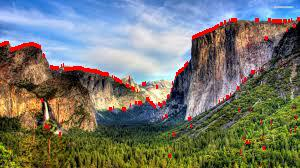
#> input picture Geolocating by finding horizon in images/download.jpg, 300 x 168 px
$ python mountain.py download.jpg download.jpg download.jpg
#> lines starting #> are read from the running program, lines starting #| are printed output that depends on the picture
#!/usr/local/bin/python3
#
# Authors: [Neha Tayade ntayade, Viral Prajapati vkprajap]
#
# Mountain ridge finder
# Based on skeleton code by D. Crandall, Oct 2019
#

from PIL import Image
from numpy import *
from scipy.ndimage import filters
import sys
import imageio
import numpy as np
import copy
# calculate "Edge strength map" of an image
#
def edge_strength(input_image):
    grayscale = array(input_image.convert('L'))
    filtered_y = zeros(grayscale.shape)
    filters.sobel(grayscale,0,filtered_y)
    return sqrt(filtered_y**2)

# draw a "line" on an image (actually just plot the given y-coordinates
#  for each x-coordinate)
# - image is the image to draw on
# - y_coordinates is a list, containing the y-coordinates and length equal to the x dimension size
#   of the image
# - color is a (red, green, blue) color triple (e.g. (255, 0, 0) would be pure red
# - thickness is thickness of line in pixels
#
def draw_edge(image, y_coordinates, color, thickness):
    for (x, y) in enumerate(y_coordinates):
        for t in range( int(max(y-int(thickness/2), 0)), int(min(y+int(thickness/2), image.size[1]-1 )) ):
            image.putpixel((x, t), color)
    return image

def emission_probability_calculator_simple(edge_strength):
    emission_prob=copy.deepcopy(edge_strength)
    emission_prob=np.transpose(emission_prob)
    for i in range(len(emission_prob)):
        emission_prob[i]=np.log(emission_prob[i]/np.sum(emission_prob[i])+0.0001)
    return emission_prob
# main program
#
(input_filename, gt_row, gt_col) = (sys.argv[1], sys.argv[2], sys.argv[3])

# load in image
input_image = Image.open(input_filename)
#> input_image is the input picture: PIL image 300x168 RGB; mean R, G, B 118.2, 119.9, 111.2

# compute edge strength mask
edge_strength = edge_strength(input_image)
#> in edge_strength, `grayscale = array(input_image.convert('L'))`:
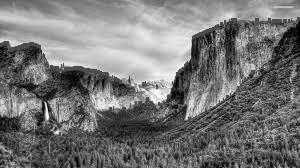
#> grayscale: shape (168, 300); min 0, max 253, mean 118.4
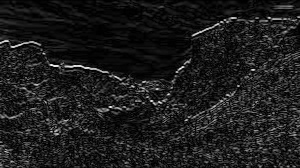
#> edge_strength: shape (168, 300) float64; min 0, max 671, mean 75.6; drawn with min black and max white
imageio.imwrite('edges.jpg', uint8(255 * edge_strength / (amax(edge_strength))))

#ridge=[np.argmax(i) for i in np.transpose(edge_strength)]
emission_prob = emission_probability_calculator_simple(edge_strength)
#> in emission_probability_calculator_simple, `emission_prob=np.transpose(emission_prob)`:
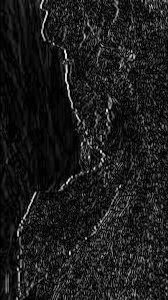
#> emission_prob: shape (300, 168) float64; min 0, max 671, mean 75.6; drawn with min black and max white
#> after the loop in emission_probability_calculator_simple, `for i in range(len(emission_prob)):`:
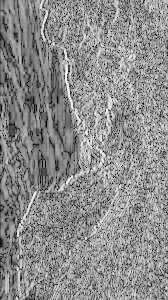
#> emission_prob: shape (300, 168) float64; min -9.21, max -2.64, mean -5.59; drawn with min black and max white
ridge=[np.argmax(i) for i in np.transpose(edge_strength)]
#> ridge = 300 values, max 166 at index 287, min 6 at index 289, mean 69.39
#for i in np.transpose(emission_prob):
#    ridge+=[np.argmax(i)]
# output answer
imageio.imwrite("output.jpg", draw_edge(input_image, ridge, (255, 0, 0), 5))
#> the loop in draw_edge, `for (x, y) in enumerate(y_coordinates):` made 300 passes
#> y on passes 1 to 3: 42, 42, 42
#> after the loop in draw_edge, `for (x, y) in enumerate(y_coordinates):`:
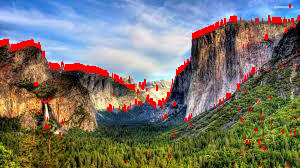
#> image: PIL image 300x168 RGB; mean R, G, B 120, 116.8, 108.1
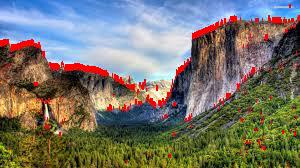
#> saved as output.jpg: shape (168, 300, 3); mean R, G, B 119.7, 116.8, 108.6
